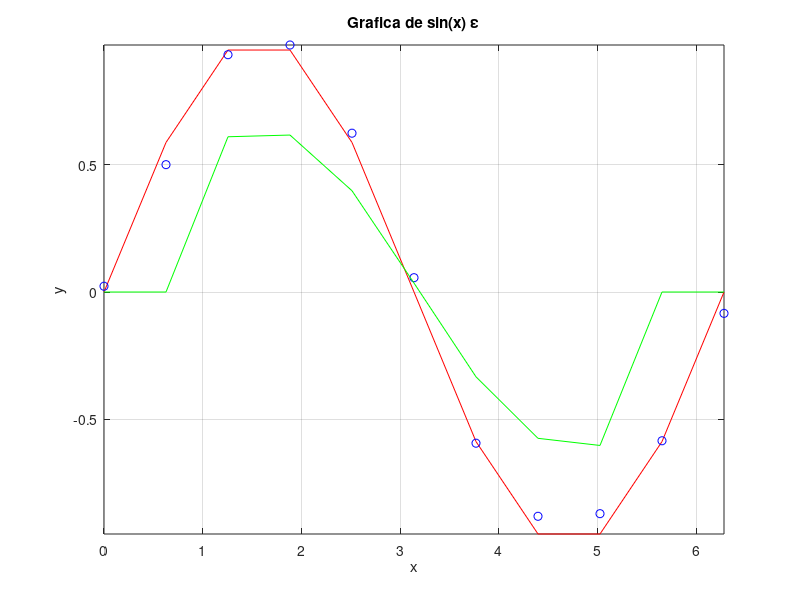

This chart was generated by the following MATLAB code:
close all
%% Inicializacion
%Comentario XD
n=input('Ingrese el numero de muestras: ');
mr=0.1; % Representa la magnitud de ruido.
ne=input('Ingrese el numero de ventanas: '); % Numero de elementos. 

%% Calculo de la funcion 
x=0:pi/n:2*pi;
y=sin(x);
ya=2*mr*rand(1, 2*n+1)-mr;
yr=y+ya;

tic;
yf=zeros(1, 2*n+1); %Elimina el ruido.
i2=-(ne/2-1):(ne/2);
v1=ones(1, ne);
i1=ne/2:(2*n+1-ne/2); %Empieza en 1 e incrementa de (2*n+1).
ni1=length(i1);
ind1=ones(ne, 1)*i1;
ind2=i2'*ones(1, ni1);
indt=ind1+ind2;
yf(i1)=v1*yr(indt);
yf=yf/ne;
t1=toc;
%% Grafica
plot(x,y, 'r-');
hold on; %Aqui puede ir un hold on
plot(x, yr, 'bo')
plot(x, yf, 'g-')
title('Grafica de sin(x) \epsilon');
xlabel('x');
ylabel('y');
grid on;
axis([min(x) max(x) min([y yr]) max([y yr])]);
print('-f1', '-djpeg90', '-r800', 'Prueba1.jpg');